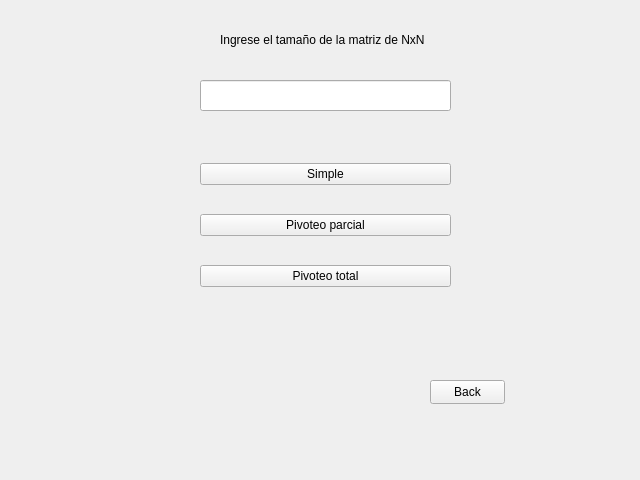
<?xml version="1.0" encoding="UTF-8"?>
<ui version="4.0">
 <class>Menu_Cholesky</class>
 <widget class="QFrame" name="Menu_Cholesky">
  <property name="geometry">
   <rect>
    <x>0</x>
    <y>0</y>
    <width>640</width>
    <height>480</height>
   </rect>
  </property>
  <property name="windowTitle">
   <string>Frame</string>
  </property>
  <widget class="QPushButton" name="back">
   <property name="geometry">
    <rect>
     <x>430</x>
     <y>380</y>
     <width>75</width>
     <height>24</height>
    </rect>
   </property>
   <property name="text">
    <string>Back</string>
   </property>
  </widget>
  <widget class="QWidget" name="layoutWidget">
   <property name="geometry">
    <rect>
     <x>200</x>
     <y>140</y>
     <width>251</width>
     <height>171</height>
    </rect>
   </property>
   <layout class="QVBoxLayout" name="verticalLayout">
    <item>
     <widget class="QPushButton" name="simple">
      <property name="text">
       <string>Simple</string>
      </property>
     </widget>
    </item>
    <item>
     <widget class="QPushButton" name="pv_Parcial">
      <property name="text">
       <string>Pivoteo parcial</string>
      </property>
     </widget>
    </item>
    <item>
     <widget class="QPushButton" name="pv_Total">
      <property name="text">
       <string>Pivoteo total</string>
      </property>
     </widget>
    </item>
   </layout>
  </widget>
  <widget class="QLineEdit" name="matriz_N">
   <property name="geometry">
    <rect>
     <x>200</x>
     <y>80</y>
     <width>251</width>
     <height>31</height>
    </rect>
   </property>
   <property name="text">
    <string/>
   </property>
  </widget>
  <widget class="QLabel" name="label">
   <property name="geometry">
    <rect>
     <x>220</x>
     <y>30</y>
     <width>261</width>
     <height>20</height>
    </rect>
   </property>
   <property name="text">
    <string>Ingrese el tamaño de la matriz de NxN</string>
   </property>
  </widget>
 </widget>
 <resources/>
 <connections/>
</ui>
